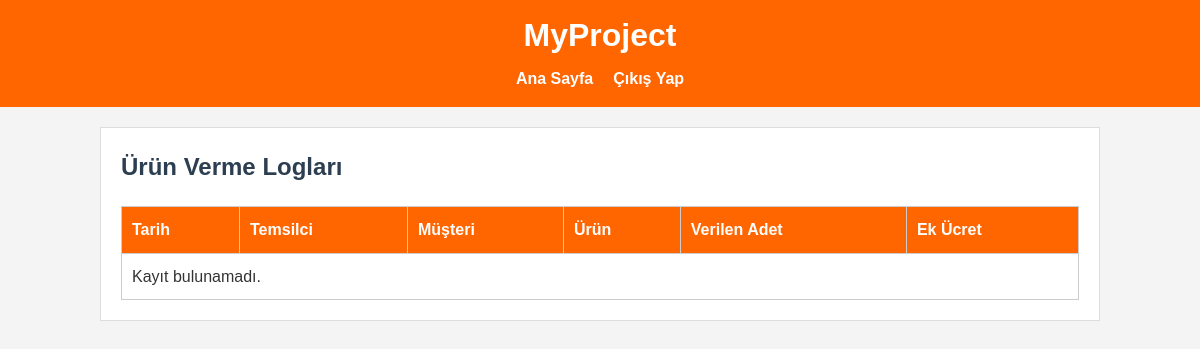
/admin-product-logs/ (signed in), run on an earlier commit of the app's database.
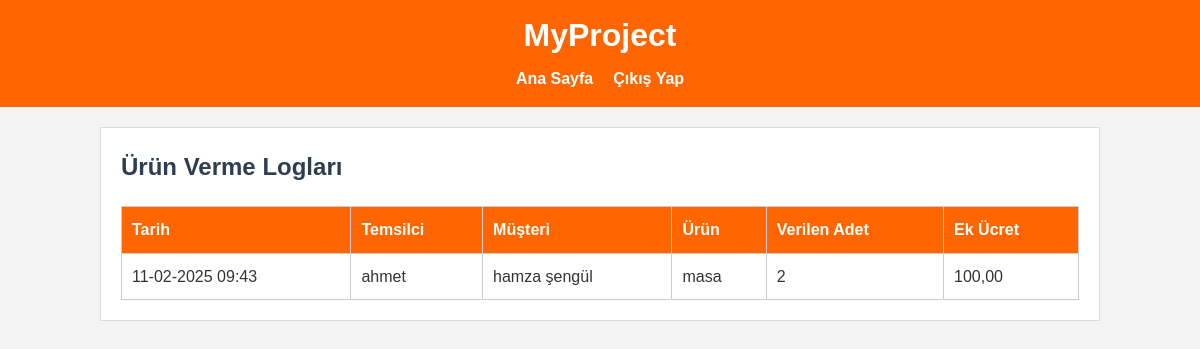
And on a later commit of the database.
### core/models.py (models this page shows, shortened)
class ProductLog(models.Model):
    representative = models.ForeignKey(
        User, on_delete=models.SET_NULL, null=True, blank=True,
        verbose_name="Temsilci"
    )
    customer = models.ForeignKey(
        'Customer', on_delete=models.CASCADE,
        verbose_name="Müşteri"
    )
    product = models.ForeignKey(
        Product, on_delete=models.SET_NULL,
        null=True, blank=True, verbose_name="Ürün"
    )
    quantity_given = models.PositiveIntegerField(verbose_name="Verilen Adet")
    extra_fee = models.DecimalField(max_digits=10, decimal_places=2, default=0,
                                    verbose_name="Ek Ücret")
    created_at = models.DateTimeField(auto_now_add=True)
    class Meta:
        verbose_name = "Ürün Verme Logu"
        verbose_name_plural = "Ürün Verme Logları"
        ordering = ['-created_at']

class Customer(models.Model):
    representative = models.ForeignKey(User, on_delete=models.CASCADE, related_name='customers', verbose_name="Temsilci")
    first_name = models.CharField(max_length=30, verbose_name="Ad")
    last_name = models.CharField(max_length=30, verbose_name="Soyad")
    identifier = models.CharField(max_length=50, verbose_name="TC / Vergi No")
    tax_address = models.CharField(max_length=50, blank=True, null=True, verbose_name="Vergi Adresi")
    address = models.TextField(verbose_name="Adres")
    subscription_type = models.ForeignKey(SubscriptionType, on_delete=models.SET_NULL, null=True, blank=True, verbose_name="Abonelik Türü")
    subscription_duration = models.ForeignKey(SubscriptionDuration, on_delete=models.SET_NULL, null=True, blank=True, verbose_name="Abonelik Süresi")
    subscription_start_date = models.DateField(null=True, blank=True, verbose_name="Aboneliğin Başlama Tarihi")
    payment_method = models.ForeignKey(PaymentMethod, on_delete=models.SET_NULL, null=True, blank=True, verbose_name="Ödeme Tipi")
    payment_amount = models.DecimalField(max_digits=10, decimal_places=2, null=True, blank=True, verbose_name="Ödeme Miktarı")
    detail = models.TextField(blank=True, null=True, verbose_name="Detay Açıklama")
    created_at = models.DateTimeField(auto_now_add=True, verbose_name="Oluşturulma Tarihi")
    class Meta:
        verbose_name = "Müşteri"
        verbose_name_plural = "Müşteriler"
        ordering = ['-created_at']

class Product(models.Model):
    name = models.CharField(max_length=100, verbose_name="Ürün Adı")
    quantity = models.PositiveIntegerField(verbose_name="Stok Adedi")
    can_be_given = models.BooleanField(default=True, verbose_name="Verilebilir")
    created_at = models.DateTimeField(auto_now_add=True)
    updated_at = models.DateTimeField(auto_now=True)
    class Meta:
        verbose_name = "Ürün"
        verbose_name_plural = "Ürünler"

### core/views.py (the view)
# urls.py: path('admin-product-logs/', views.admin_product_logs, name='admin_product_logs'),
@login_required
@user_passes_test(lambda u: u.is_superuser)
def admin_product_logs(request):
    logs_qs = ProductLog.objects.select_related('representative', 'customer', 'product').order_by('-created_at')
    rep_id = request.GET.get('rep')
    if rep_id:
        logs_qs = logs_qs.filter(representative__id=rep_id)
    return render(request, 'core/admin_product_logs.html', {'logs': logs_qs})

### core/templates/core/admin_product_logs.html (shortened to what this page needs)
{% extends 'core/base.html' %}
{% block content %}
<h2>Ürün Verme Logları</h2>
<table>
  <thead>
    <tr>
      <th>Tarih</th>
      <th>Temsilci</th>
      <th>Müşteri</th>
      <th>Ürün</th>
      <th>Verilen Adet</th>
      <th>Ek Ücret</th>
    </tr>
  </thead>
  <tbody>
    {% for log in logs %}
    <tr>
      <td>{{ log.created_at|date:"d-m-Y H:i" }}</td>
      <td>{{ log.representative.username }}</td>
      <td>{{ log.customer.first_name }} {{ log.customer.last_name }}</td>
      <td>{{ log.product.name }}</td>
      <td>{{ log.quantity_given }}</td>
      <td>{{ log.extra_fee }}</td>
    </tr>
    {% empty %}
    <tr>
      <td colspan="6">Kayıt bulunamadı.</td>
    </tr>
    {% endfor %}
  </tbody>
</table>
{% endblock %}

What changed in the data, as far as the page shows it:
added ProductLog: created_at "11-02-2025 09:43", representative.username "ahmet", customer.first_name "hamza", customer.last_name "şengül", product.name "masa", quantity_given "2", extra_fee "100,00"
Also different on the page:
text no longer shown: "Kayıt bulunamadı."
